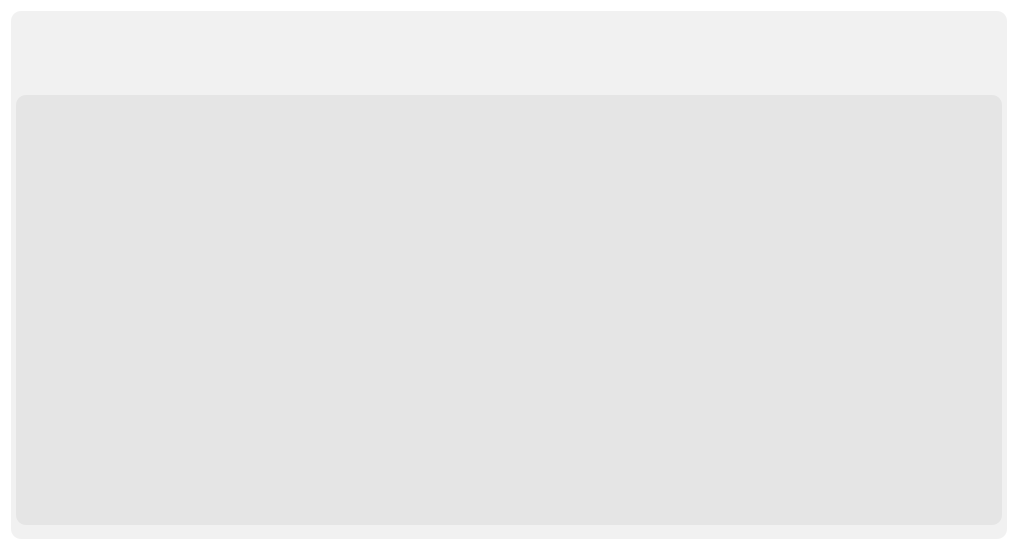
<?xml version="1.0" encoding="UTF-8"?>
<ui version="4.0">
 <class>ReverseLine_Setting</class>
 <widget class="QDialog" name="ReverseLine_Setting">
  <property name="geometry">
   <rect>
    <x>0</x>
    <y>0</y>
    <width>1018</width>
    <height>550</height>
   </rect>
  </property>
  <property name="windowTitle">
   <string>Dialog</string>
  </property>
  <property name="styleSheet">
   <string notr="true">background-color:rgb(255,255,255,0);</string>
  </property>
  <layout class="QGridLayout" name="gridLayout">
   <item row="0" column="0">
    <widget class="QWidget" name="widget_3" native="true">
     <property name="styleSheet">
      <string notr="true">border-radius:10px;
background-color:rgba(167, 167, 167,40);</string>
     </property>
     <layout class="QGridLayout" name="gridLayout_2" rowstretch="1,7">
      <property name="leftMargin">
       <number>5</number>
      </property>
      <property name="topMargin">
       <number>0</number>
      </property>
      <property name="rightMargin">
       <number>5</number>
      </property>
      <property name="bottomMargin">
       <number>0</number>
      </property>
      <property name="spacing">
       <number>0</number>
      </property>
      <item row="0" column="0">
       <widget class="QWidget" name="widget_2" native="true">
        <property name="minimumSize">
         <size>
          <width>0</width>
          <height>0</height>
         </size>
        </property>
        <property name="maximumSize">
         <size>
          <width>1000</width>
          <height>60</height>
         </size>
        </property>
        <property name="styleSheet">
         <string notr="true">background-color:rgb(255,255,255,0);</string>
        </property>
        <layout class="QHBoxLayout" name="horizontalLayout">
         <item>
          <spacer name="horizontalSpacer">
           <property name="orientation">
            <enum>Qt::Horizontal</enum>
           </property>
           <property name="sizeHint" stdset="0">
            <size>
             <width>228</width>
             <height>19</height>
            </size>
           </property>
          </spacer>
         </item>
         <item>
          <widget class="QPushButton" name="pushButton">
           <property name="minimumSize">
            <size>
             <width>40</width>
             <height>40</height>
            </size>
           </property>
           <property name="maximumSize">
            <size>
             <width>40</width>
             <height>40</height>
            </size>
           </property>
           <property name="styleSheet">
            <string notr="true">border-image:url(:/icon/Back.png)</string>
           </property>
           <property name="text">
            <string/>
           </property>
          </widget>
         </item>
         <item>
          <spacer name="horizontalSpacer_2">
           <property name="orientation">
            <enum>Qt::Horizontal</enum>
           </property>
           <property name="sizeHint" stdset="0">
            <size>
             <width>78</width>
             <height>19</height>
            </size>
           </property>
          </spacer>
         </item>
         <item>
          <widget class="QPushButton" name="pushButton_2">
           <property name="minimumSize">
            <size>
             <width>40</width>
             <height>40</height>
            </size>
           </property>
           <property name="maximumSize">
            <size>
             <width>40</width>
             <height>40</height>
            </size>
           </property>
           <property name="styleSheet">
            <string notr="true">border-image:url(&quot;:/icon/navigate-up.png&quot;);
border-radius:0px;</string>
           </property>
           <property name="text">
            <string/>
           </property>
          </widget>
         </item>
         <item>
          <spacer name="horizontalSpacer_3">
           <property name="orientation">
            <enum>Qt::Horizontal</enum>
           </property>
           <property name="sizeHint" stdset="0">
            <size>
             <width>77</width>
             <height>19</height>
            </size>
           </property>
          </spacer>
         </item>
         <item>
          <widget class="QPushButton" name="pushButton_3">
           <property name="minimumSize">
            <size>
             <width>40</width>
             <height>40</height>
            </size>
           </property>
           <property name="maximumSize">
            <size>
             <width>40</width>
             <height>40</height>
            </size>
           </property>
           <property name="styleSheet">
            <string notr="true">border-image:url(&quot;:/icon/navigate-down.png&quot;);
border-radius:0px;</string>
           </property>
           <property name="text">
            <string/>
           </property>
          </widget>
         </item>
         <item>
          <spacer name="horizontalSpacer_4">
           <property name="orientation">
            <enum>Qt::Horizontal</enum>
           </property>
           <property name="sizeHint" stdset="0">
            <size>
             <width>78</width>
             <height>19</height>
            </size>
           </property>
          </spacer>
         </item>
         <item>
          <widget class="QPushButton" name="pushButton_4">
           <property name="minimumSize">
            <size>
             <width>40</width>
             <height>40</height>
            </size>
           </property>
           <property name="maximumSize">
            <size>
             <width>40</width>
             <height>40</height>
            </size>
           </property>
           <property name="styleSheet">
            <string notr="true">border-image:url(:/icon/Save.png);
border-radius:0px;</string>
           </property>
           <property name="text">
            <string/>
           </property>
          </widget>
         </item>
         <item>
          <spacer name="horizontalSpacer_5">
           <property name="orientation">
            <enum>Qt::Horizontal</enum>
           </property>
           <property name="sizeHint" stdset="0">
            <size>
             <width>298</width>
             <height>19</height>
            </size>
           </property>
          </spacer>
         </item>
        </layout>
       </widget>
      </item>
      <item row="1" column="0">
       <widget class="QWidget" name="widget" native="true">
        <property name="minimumSize">
         <size>
          <width>980</width>
          <height>430</height>
         </size>
        </property>
        <property name="maximumSize">
         <size>
          <width>1000</width>
          <height>430</height>
         </size>
        </property>
       </widget>
      </item>
     </layout>
    </widget>
   </item>
  </layout>
 </widget>
 <resources/>
 <connections/>
</ui>
